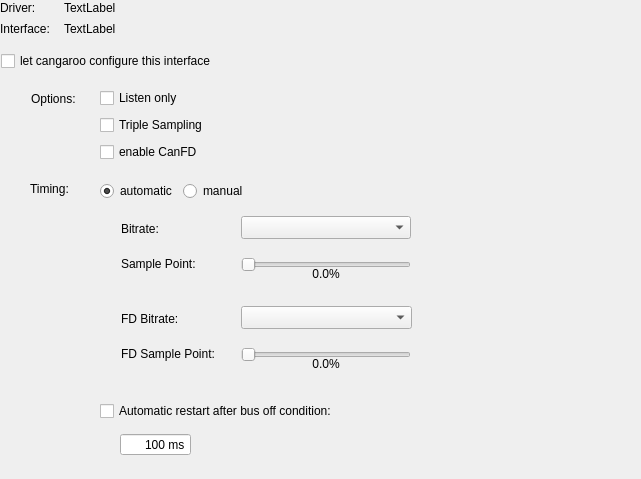
<?xml version="1.0" encoding="UTF-8"?>
<ui version="4.0">
 <class>SetupDialogInterfacePage</class>
 <widget class="QWidget" name="SetupDialogInterfacePage">
  <property name="geometry">
   <rect>
    <x>0</x>
    <y>0</y>
    <width>641</width>
    <height>479</height>
   </rect>
  </property>
  <property name="windowTitle">
   <string>Form</string>
  </property>
  <widget class="QWidget" name="wOptions" native="true">
   <property name="geometry">
    <rect>
     <x>91</x>
     <y>81</y>
     <width>141</width>
     <height>90</height>
    </rect>
   </property>
   <layout class="QVBoxLayout" name="verticalLayout_9">
    <property name="spacing">
     <number>0</number>
    </property>
    <property name="leftMargin">
     <number>9</number>
    </property>
    <property name="topMargin">
     <number>0</number>
    </property>
    <property name="rightMargin">
     <number>0</number>
    </property>
    <property name="bottomMargin">
     <number>0</number>
    </property>
    <item>
     <widget class="QCheckBox" name="cbListenOnly">
      <property name="text">
       <string>Listen only</string>
      </property>
     </widget>
    </item>
    <item>
     <widget class="QCheckBox" name="cbTripleSampling">
      <property name="text">
       <string>Triple Sampling</string>
      </property>
     </widget>
    </item>
    <item>
     <widget class="QCheckBox" name="cbCanFD">
      <property name="text">
       <string>enable CanFD</string>
      </property>
     </widget>
    </item>
   </layout>
  </widget>
  <widget class="QLabel" name="laInterfaceName">
   <property name="geometry">
    <rect>
     <x>64</x>
     <y>21</y>
     <width>231</width>
     <height>16</height>
    </rect>
   </property>
   <property name="text">
    <string>TextLabel</string>
   </property>
  </widget>
  <widget class="QCheckBox" name="cbConfigure">
   <property name="geometry">
    <rect>
     <x>1</x>
     <y>51</y>
     <width>411</width>
     <height>20</height>
    </rect>
   </property>
   <property name="text">
    <string>let cangaroo configure this interface</string>
   </property>
  </widget>
  <widget class="QLabel" name="label_5">
   <property name="geometry">
    <rect>
     <x>0</x>
     <y>21</y>
     <width>58</width>
     <height>16</height>
    </rect>
   </property>
   <property name="text">
    <string>Interface:</string>
   </property>
  </widget>
  <widget class="QLabel" name="laOptions">
   <property name="geometry">
    <rect>
     <x>31</x>
     <y>91</y>
     <width>59</width>
     <height>15</height>
    </rect>
   </property>
   <property name="text">
    <string>Options:</string>
   </property>
  </widget>
  <widget class="QWidget" name="wTiming" native="true">
   <property name="enabled">
    <bool>true</bool>
   </property>
   <property name="geometry">
    <rect>
     <x>91</x>
     <y>181</y>
     <width>516</width>
     <height>291</height>
    </rect>
   </property>
   <layout class="QVBoxLayout" name="verticalLayout_10">
    <property name="leftMargin">
     <number>0</number>
    </property>
    <property name="topMargin">
     <number>0</number>
    </property>
    <item>
     <widget class="QWidget" name="wTimingMode" native="true">
      <layout class="QHBoxLayout" name="horizontalLayout_7">
       <property name="topMargin">
        <number>0</number>
       </property>
       <item>
        <widget class="QRadioButton" name="rbTimingSimple">
         <property name="text">
          <string>automatic</string>
         </property>
         <property name="checked">
          <bool>true</bool>
         </property>
        </widget>
       </item>
       <item>
        <widget class="QRadioButton" name="rbTimingRegisters">
         <property name="text">
          <string>manual</string>
         </property>
        </widget>
       </item>
       <item>
        <spacer name="horizontalSpacer_4">
         <property name="orientation">
          <enum>Qt::Horizontal</enum>
         </property>
         <property name="sizeHint" stdset="0">
          <size>
           <width>310</width>
           <height>20</height>
          </size>
         </property>
        </spacer>
       </item>
      </layout>
     </widget>
    </item>
    <item>
     <widget class="QStackedWidget" name="stackedTiming">
      <property name="currentIndex">
       <number>0</number>
      </property>
      <widget class="QWidget" name="pageAutoTiming">
       <widget class="QWidget" name="wAutoTimingCanFd" native="true">
        <property name="geometry">
         <rect>
          <x>30</x>
          <y>90</y>
          <width>361</width>
          <height>80</height>
         </rect>
        </property>
        <widget class="QComboBox" name="cbFdBitrate">
         <property name="geometry">
          <rect>
           <x>120</x>
           <y>0</y>
           <width>171</width>
           <height>23</height>
          </rect>
         </property>
        </widget>
        <widget class="QLabel" name="label_24">
         <property name="geometry">
          <rect>
           <x>0</x>
           <y>5</y>
           <width>111</width>
           <height>16</height>
          </rect>
         </property>
         <property name="text">
          <string>FD Bitrate:</string>
         </property>
        </widget>
        <widget class="QLabel" name="label_25">
         <property name="geometry">
          <rect>
           <x>0</x>
           <y>40</y>
           <width>121</width>
           <height>16</height>
          </rect>
         </property>
         <property name="text">
          <string>FD Sample Point:</string>
         </property>
        </widget>
        <widget class="QSlider" name="slFdSamplePoint">
         <property name="geometry">
          <rect>
           <x>120</x>
           <y>40</y>
           <width>170</width>
           <height>18</height>
          </rect>
         </property>
         <property name="maximum">
          <number>999</number>
         </property>
         <property name="orientation">
          <enum>Qt::Horizontal</enum>
         </property>
        </widget>
        <widget class="QLabel" name="laFdSamplePoint">
         <property name="geometry">
          <rect>
           <x>120</x>
           <y>50</y>
           <width>170</width>
           <height>16</height>
          </rect>
         </property>
         <property name="text">
          <string>0.0%</string>
         </property>
         <property name="alignment">
          <set>Qt::AlignCenter</set>
         </property>
        </widget>
       </widget>
       <widget class="QWidget" name="widget_12" native="true">
        <property name="geometry">
         <rect>
          <x>30</x>
          <y>0</y>
          <width>361</width>
          <height>80</height>
         </rect>
        </property>
        <widget class="QLabel" name="label_26">
         <property name="geometry">
          <rect>
           <x>0</x>
           <y>5</y>
           <width>59</width>
           <height>16</height>
          </rect>
         </property>
         <property name="text">
          <string>Bitrate:</string>
         </property>
        </widget>
        <widget class="QComboBox" name="cbBitrate">
         <property name="geometry">
          <rect>
           <x>120</x>
           <y>0</y>
           <width>170</width>
           <height>23</height>
          </rect>
         </property>
        </widget>
        <widget class="QLabel" name="label_27">
         <property name="geometry">
          <rect>
           <x>0</x>
           <y>40</y>
           <width>91</width>
           <height>16</height>
          </rect>
         </property>
         <property name="text">
          <string>Sample Point:</string>
         </property>
        </widget>
        <widget class="QLabel" name="laSamplePoint">
         <property name="geometry">
          <rect>
           <x>120</x>
           <y>50</y>
           <width>170</width>
           <height>16</height>
          </rect>
         </property>
         <property name="text">
          <string>0.0%</string>
         </property>
         <property name="alignment">
          <set>Qt::AlignCenter</set>
         </property>
        </widget>
        <widget class="QSlider" name="slSamplePoint">
         <property name="geometry">
          <rect>
           <x>120</x>
           <y>40</y>
           <width>170</width>
           <height>18</height>
          </rect>
         </property>
         <property name="maximum">
          <number>999</number>
         </property>
         <property name="orientation">
          <enum>Qt::Horizontal</enum>
         </property>
         <property name="tickPosition">
          <enum>QSlider::NoTicks</enum>
         </property>
        </widget>
       </widget>
      </widget>
      <widget class="QWidget" name="pageManualTiming">
       <layout class="QHBoxLayout" name="horizontalLayout_8">
        <property name="spacing">
         <number>0</number>
        </property>
        <property name="leftMargin">
         <number>30</number>
        </property>
        <property name="topMargin">
         <number>0</number>
        </property>
        <property name="rightMargin">
         <number>0</number>
        </property>
        <property name="bottomMargin">
         <number>0</number>
        </property>
        <item>
         <widget class="QWidget" name="wManualTiming" native="true">
          <layout class="QFormLayout" name="formLayout_4">
           <property name="horizontalSpacing">
            <number>16</number>
           </property>
           <property name="leftMargin">
            <number>0</number>
           </property>
           <property name="topMargin">
            <number>0</number>
           </property>
           <item row="0" column="0">
            <widget class="QLabel" name="laTQ">
             <property name="text">
              <string>TQ:</string>
             </property>
            </widget>
           </item>
           <item row="0" column="1">
            <widget class="QSpinBox" name="spTQ">
             <property name="alignment">
              <set>Qt::AlignRight|Qt::AlignTrailing|Qt::AlignVCenter</set>
             </property>
             <property name="buttonSymbols">
              <enum>QAbstractSpinBox::NoButtons</enum>
             </property>
             <property name="suffix">
              <string> ns</string>
             </property>
             <property name="maximum">
              <number>999999</number>
             </property>
             <property name="singleStep">
              <number>5</number>
             </property>
             <property name="value">
              <number>125</number>
             </property>
            </widget>
           </item>
           <item row="1" column="0">
            <widget class="QLabel" name="laPropSeg">
             <property name="text">
              <string>Prop-Seg:</string>
             </property>
            </widget>
           </item>
           <item row="2" column="0">
            <widget class="QLabel" name="laPhaseSeg1">
             <property name="text">
              <string>Phase Seg 1:</string>
             </property>
            </widget>
           </item>
           <item row="3" column="0">
            <widget class="QLabel" name="laPhaseSeg2">
             <property name="text">
              <string>Phase Seg 2:</string>
             </property>
            </widget>
           </item>
           <item row="4" column="0">
            <widget class="QCheckBox" name="cbSJW">
             <property name="text">
              <string>SJW:</string>
             </property>
            </widget>
           </item>
           <item row="1" column="1">
            <widget class="QSpinBox" name="spPropSeg">
             <property name="alignment">
              <set>Qt::AlignRight|Qt::AlignTrailing|Qt::AlignVCenter</set>
             </property>
             <property name="buttonSymbols">
              <enum>QAbstractSpinBox::NoButtons</enum>
             </property>
             <property name="suffix">
              <string/>
             </property>
             <property name="minimum">
              <number>1</number>
             </property>
             <property name="maximum">
              <number>8</number>
             </property>
             <property name="singleStep">
              <number>1</number>
             </property>
             <property name="value">
              <number>6</number>
             </property>
            </widget>
           </item>
           <item row="2" column="1">
            <widget class="QSpinBox" name="spPhaseSeg1">
             <property name="alignment">
              <set>Qt::AlignRight|Qt::AlignTrailing|Qt::AlignVCenter</set>
             </property>
             <property name="buttonSymbols">
              <enum>QAbstractSpinBox::NoButtons</enum>
             </property>
             <property name="suffix">
              <string/>
             </property>
             <property name="minimum">
              <number>1</number>
             </property>
             <property name="maximum">
              <number>8</number>
             </property>
             <property name="singleStep">
              <number>1</number>
             </property>
             <property name="value">
              <number>7</number>
             </property>
            </widget>
           </item>
           <item row="3" column="1">
            <widget class="QSpinBox" name="spPhaseSeg2">
             <property name="alignment">
              <set>Qt::AlignRight|Qt::AlignTrailing|Qt::AlignVCenter</set>
             </property>
             <property name="buttonSymbols">
              <enum>QAbstractSpinBox::NoButtons</enum>
             </property>
             <property name="suffix">
              <string/>
             </property>
             <property name="minimum">
              <number>1</number>
             </property>
             <property name="maximum">
              <number>8</number>
             </property>
             <property name="singleStep">
              <number>1</number>
             </property>
             <property name="value">
              <number>2</number>
             </property>
            </widget>
           </item>
           <item row="4" column="1">
            <widget class="QSpinBox" name="spSJW">
             <property name="alignment">
              <set>Qt::AlignRight|Qt::AlignTrailing|Qt::AlignVCenter</set>
             </property>
             <property name="buttonSymbols">
              <enum>QAbstractSpinBox::NoButtons</enum>
             </property>
             <property name="suffix">
              <string/>
             </property>
             <property name="minimum">
              <number>1</number>
             </property>
             <property name="maximum">
              <number>8</number>
             </property>
             <property name="singleStep">
              <number>1</number>
             </property>
             <property name="value">
              <number>1</number>
             </property>
            </widget>
           </item>
          </layout>
         </widget>
        </item>
        <item>
         <widget class="QWidget" name="wFdManualTiming" native="true">
          <layout class="QFormLayout" name="formLayout_5">
           <property name="horizontalSpacing">
            <number>16</number>
           </property>
           <property name="leftMargin">
            <number>10</number>
           </property>
           <property name="topMargin">
            <number>0</number>
           </property>
           <item row="0" column="0">
            <widget class="QLabel" name="laFdTQ">
             <property name="text">
              <string>FD TQ:</string>
             </property>
            </widget>
           </item>
           <item row="0" column="1">
            <widget class="QSpinBox" name="spFdTQ">
             <property name="alignment">
              <set>Qt::AlignRight|Qt::AlignTrailing|Qt::AlignVCenter</set>
             </property>
             <property name="buttonSymbols">
              <enum>QAbstractSpinBox::NoButtons</enum>
             </property>
             <property name="suffix">
              <string> ns</string>
             </property>
             <property name="maximum">
              <number>999999</number>
             </property>
             <property name="singleStep">
              <number>5</number>
             </property>
             <property name="value">
              <number>125</number>
             </property>
            </widget>
           </item>
           <item row="1" column="0">
            <widget class="QLabel" name="laFdPropSeg">
             <property name="text">
              <string>FD Prop-Seg:</string>
             </property>
            </widget>
           </item>
           <item row="2" column="0">
            <widget class="QLabel" name="laFdPhaseSeg1">
             <property name="text">
              <string>FD Phase Seg 1:</string>
             </property>
            </widget>
           </item>
           <item row="3" column="0">
            <widget class="QLabel" name="laFdPhaseSeg2">
             <property name="text">
              <string>FD Phase Seg 2:</string>
             </property>
            </widget>
           </item>
           <item row="4" column="0">
            <widget class="QCheckBox" name="cbFdSJW">
             <property name="text">
              <string>FD SJW:</string>
             </property>
            </widget>
           </item>
           <item row="1" column="1">
            <widget class="QSpinBox" name="spFdPropSeg">
             <property name="alignment">
              <set>Qt::AlignRight|Qt::AlignTrailing|Qt::AlignVCenter</set>
             </property>
             <property name="buttonSymbols">
              <enum>QAbstractSpinBox::NoButtons</enum>
             </property>
             <property name="suffix">
              <string/>
             </property>
             <property name="minimum">
              <number>1</number>
             </property>
             <property name="maximum">
              <number>8</number>
             </property>
             <property name="singleStep">
              <number>1</number>
             </property>
             <property name="value">
              <number>6</number>
             </property>
            </widget>
           </item>
           <item row="2" column="1">
            <widget class="QSpinBox" name="spFdPhaseSeg1">
             <property name="alignment">
              <set>Qt::AlignRight|Qt::AlignTrailing|Qt::AlignVCenter</set>
             </property>
             <property name="buttonSymbols">
              <enum>QAbstractSpinBox::NoButtons</enum>
             </property>
             <property name="suffix">
              <string/>
             </property>
             <property name="minimum">
              <number>1</number>
             </property>
             <property name="maximum">
              <number>8</number>
             </property>
             <property name="singleStep">
              <number>1</number>
             </property>
             <property name="value">
              <number>7</number>
             </property>
            </widget>
           </item>
           <item row="3" column="1">
            <widget class="QSpinBox" name="spFdPhaseSeg2">
             <property name="alignment">
              <set>Qt::AlignRight|Qt::AlignTrailing|Qt::AlignVCenter</set>
             </property>
             <property name="buttonSymbols">
              <enum>QAbstractSpinBox::NoButtons</enum>
             </property>
             <property name="suffix">
              <string/>
             </property>
             <property name="minimum">
              <number>1</number>
             </property>
             <property name="maximum">
              <number>8</number>
             </property>
             <property name="singleStep">
              <number>1</number>
             </property>
             <property name="value">
              <number>2</number>
             </property>
            </widget>
           </item>
           <item row="4" column="1">
            <widget class="QSpinBox" name="spFdSJW">
             <property name="alignment">
              <set>Qt::AlignRight|Qt::AlignTrailing|Qt::AlignVCenter</set>
             </property>
             <property name="buttonSymbols">
              <enum>QAbstractSpinBox::NoButtons</enum>
             </property>
             <property name="suffix">
              <string/>
             </property>
             <property name="minimum">
              <number>1</number>
             </property>
             <property name="maximum">
              <number>8</number>
             </property>
             <property name="singleStep">
              <number>1</number>
             </property>
             <property name="value">
              <number>1</number>
             </property>
            </widget>
           </item>
          </layout>
         </widget>
        </item>
        <item>
         <spacer name="horizontalSpacer_5">
          <property name="orientation">
           <enum>Qt::Horizontal</enum>
          </property>
          <property name="sizeHint" stdset="0">
           <size>
            <width>48</width>
            <height>20</height>
           </size>
          </property>
         </spacer>
        </item>
       </layout>
      </widget>
     </widget>
    </item>
    <item>
     <widget class="QWidget" name="wAutoRestart" native="true">
      <property name="minimumSize">
       <size>
        <width>0</width>
        <height>80</height>
       </size>
      </property>
      <layout class="QVBoxLayout" name="verticalLayout_11">
       <item>
        <widget class="QCheckBox" name="cbAutoRestart">
         <property name="text">
          <string>Automatic restart after bus off condition:</string>
         </property>
        </widget>
       </item>
       <item>
        <widget class="QWidget" name="widget_14" native="true">
         <layout class="QHBoxLayout" name="horizontalLayout_9">
          <property name="leftMargin">
           <number>20</number>
          </property>
          <property name="topMargin">
           <number>0</number>
          </property>
          <property name="bottomMargin">
           <number>0</number>
          </property>
          <item>
           <widget class="QSpinBox" name="spAutoRestartTime">
            <property name="maximumSize">
             <size>
              <width>16777215</width>
              <height>16777215</height>
             </size>
            </property>
            <property name="alignment">
             <set>Qt::AlignRight|Qt::AlignTrailing|Qt::AlignVCenter</set>
            </property>
            <property name="buttonSymbols">
             <enum>QAbstractSpinBox::NoButtons</enum>
            </property>
            <property name="suffix">
             <string> ms</string>
            </property>
            <property name="maximum">
             <number>999999</number>
            </property>
            <property name="singleStep">
             <number>10</number>
            </property>
            <property name="value">
             <number>100</number>
            </property>
           </widget>
          </item>
          <item>
           <spacer name="horizontalSpacer_6">
            <property name="orientation">
             <enum>Qt::Horizontal</enum>
            </property>
            <property name="sizeHint" stdset="0">
             <size>
              <width>352</width>
              <height>20</height>
             </size>
            </property>
           </spacer>
          </item>
         </layout>
        </widget>
       </item>
      </layout>
     </widget>
    </item>
   </layout>
  </widget>
  <widget class="QLabel" name="laDriver">
   <property name="geometry">
    <rect>
     <x>64</x>
     <y>0</y>
     <width>231</width>
     <height>16</height>
    </rect>
   </property>
   <property name="text">
    <string>TextLabel</string>
   </property>
  </widget>
  <widget class="QLabel" name="label_4">
   <property name="geometry">
    <rect>
     <x>30</x>
     <y>181</y>
     <width>45</width>
     <height>16</height>
    </rect>
   </property>
   <property name="text">
    <string>Timing:</string>
   </property>
  </widget>
  <widget class="QLabel" name="label">
   <property name="geometry">
    <rect>
     <x>0</x>
     <y>0</y>
     <width>41</width>
     <height>16</height>
    </rect>
   </property>
   <property name="text">
    <string>Driver:</string>
   </property>
  </widget>
 </widget>
 <resources/>
 <connections/>
</ui>
